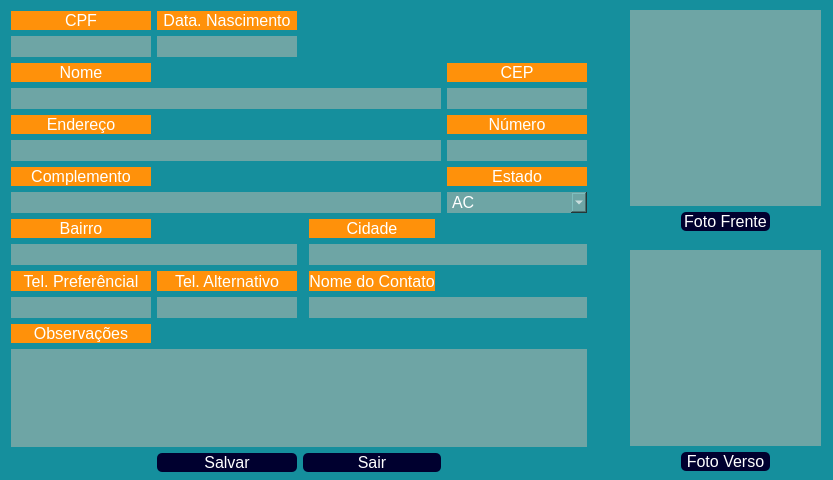
<?xml version="1.0" encoding="UTF-8"?>
<ui version="4.0">
 <class>FrmCadastraAlteraCliente</class>
 <widget class="QMainWindow" name="FrmCadastraAlteraCliente">
  <property name="windowModality">
   <enum>Qt::ApplicationModal</enum>
  </property>
  <property name="geometry">
   <rect>
    <x>0</x>
    <y>0</y>
    <width>833</width>
    <height>480</height>
   </rect>
  </property>
  <property name="sizePolicy">
   <sizepolicy hsizetype="Ignored" vsizetype="Ignored">
    <horstretch>49</horstretch>
    <verstretch>0</verstretch>
   </sizepolicy>
  </property>
  <property name="minimumSize">
   <size>
    <width>490</width>
    <height>282</height>
   </size>
  </property>
  <property name="sizeIncrement">
   <size>
    <width>490</width>
    <height>282</height>
   </size>
  </property>
  <property name="baseSize">
   <size>
    <width>490</width>
    <height>282</height>
   </size>
  </property>
  <property name="focusPolicy">
   <enum>Qt::StrongFocus</enum>
  </property>
  <property name="windowTitle">
   <string>Cadastra Cliente</string>
  </property>
  <property name="windowIcon">
   <iconset>
    <normaloff>imagens/icon-cachorro-marrom-30.png</normaloff>imagens/icon-cachorro-marrom-30.png</iconset>
  </property>
  <property name="styleSheet">
   <string notr="true">background-color: rgb(21, 143, 157);</string>
  </property>
  <property name="iconSize">
   <size>
    <width>30</width>
    <height>30</height>
   </size>
  </property>
  <widget class="QWidget" name="centralwidget">
   <widget class="QWidget" name="gridLayoutWidget">
    <property name="geometry">
     <rect>
      <x>11</x>
      <y>11</y>
      <width>611</width>
      <height>461</height>
     </rect>
    </property>
    <layout class="QGridLayout" name="gridLayout_2">
     <item row="4" column="0">
      <widget class="QLabel" name="cad_cli_05_ob_end_label">
       <property name="font">
        <font>
         <pointsize>12</pointsize>
        </font>
       </property>
       <property name="layoutDirection">
        <enum>Qt::LeftToRight</enum>
       </property>
       <property name="styleSheet">
        <string notr="true">color: rgb(255, 255, 255);
background-color: rgb(255, 145, 10);
border-radius:0px</string>
       </property>
       <property name="text">
        <string>Endereço</string>
       </property>
       <property name="alignment">
        <set>Qt::AlignCenter</set>
       </property>
      </widget>
     </item>
     <item row="11" column="0">
      <widget class="QLineEdit" name="cad_cli_11_ob_fone_pref">
       <property name="font">
        <font>
         <pointsize>12</pointsize>
        </font>
       </property>
       <property name="styleSheet">
        <string notr="true">color: rgb(255, 255, 255);
background-color:rgb(110, 165, 165);
border-radius:0px</string>
       </property>
       <property name="inputMask">
        <string/>
       </property>
       <property name="maxLength">
        <number>14</number>
       </property>
       <property name="alignment">
        <set>Qt::AlignCenter</set>
       </property>
      </widget>
     </item>
     <item row="10" column="1">
      <widget class="QLabel" name="cad_cli_12_fone_alt_label">
       <property name="font">
        <font>
         <pointsize>12</pointsize>
        </font>
       </property>
       <property name="layoutDirection">
        <enum>Qt::LeftToRight</enum>
       </property>
       <property name="styleSheet">
        <string notr="true">color: rgb(255, 255, 255);
background-color: rgb(255, 145, 10);
border-radius:0px</string>
       </property>
       <property name="text">
        <string>Tel. Alternativo</string>
       </property>
       <property name="alignment">
        <set>Qt::AlignCenter</set>
       </property>
      </widget>
     </item>
     <item row="13" column="0" colspan="6">
      <widget class="QPlainTextEdit" name="cad_cli_14_obs">
       <property name="font">
        <font>
         <pointsize>12</pointsize>
        </font>
       </property>
       <property name="styleSheet">
        <string notr="true">color: rgb(255, 255, 255);
background-color:rgb(110, 165, 165);
border-radius:0px</string>
       </property>
      </widget>
     </item>
     <item row="10" column="6">
      <spacer name="horizontalSpacer_3">
       <property name="orientation">
        <enum>Qt::Horizontal</enum>
       </property>
       <property name="sizeHint" stdset="0">
        <size>
         <width>13</width>
         <height>20</height>
        </size>
       </property>
      </spacer>
     </item>
     <item row="2" column="0">
      <widget class="QLabel" name="cad_cli_03_ob_nome_label">
       <property name="font">
        <font>
         <pointsize>12</pointsize>
        </font>
       </property>
       <property name="layoutDirection">
        <enum>Qt::LeftToRight</enum>
       </property>
       <property name="styleSheet">
        <string notr="true">color: rgb(255, 255, 255);
background-color: rgb(255, 145, 10);
border-radius:0px</string>
       </property>
       <property name="text">
        <string>Nome</string>
       </property>
       <property name="alignment">
        <set>Qt::AlignCenter</set>
       </property>
      </widget>
     </item>
     <item row="6" column="0">
      <widget class="QLabel" name="cad_cli_07_complemento_label">
       <property name="font">
        <font>
         <pointsize>12</pointsize>
        </font>
       </property>
       <property name="layoutDirection">
        <enum>Qt::LeftToRight</enum>
       </property>
       <property name="styleSheet">
        <string notr="true">color: rgb(255, 255, 255);
background-color: rgb(255, 145, 10);
border-radius:0px</string>
       </property>
       <property name="text">
        <string>Complemento</string>
       </property>
       <property name="alignment">
        <set>Qt::AlignCenter</set>
       </property>
      </widget>
     </item>
     <item row="9" column="3" colspan="3">
      <widget class="QLineEdit" name="cad_cli_10_ob_cidade">
       <property name="enabled">
        <bool>true</bool>
       </property>
       <property name="font">
        <font>
         <pointsize>12</pointsize>
        </font>
       </property>
       <property name="styleSheet">
        <string notr="true">color: rgb(255, 255, 255);
background-color:rgb(110, 165, 165);
border-radius:0px</string>
       </property>
       <property name="maxLength">
        <number>40</number>
       </property>
      </widget>
     </item>
     <item row="0" column="0">
      <widget class="QLabel" name="cad_cli_01_ob_doc_label">
       <property name="font">
        <font>
         <pointsize>12</pointsize>
        </font>
       </property>
       <property name="layoutDirection">
        <enum>Qt::LeftToRight</enum>
       </property>
       <property name="styleSheet">
        <string notr="true">color: rgb(255, 255, 255);
background-color: rgb(255, 145, 10);
border-radius:0px</string>
       </property>
       <property name="text">
        <string>CPF</string>
       </property>
       <property name="alignment">
        <set>Qt::AlignCenter</set>
       </property>
      </widget>
     </item>
     <item row="8" column="3">
      <widget class="QLabel" name="cad_cli_10_ob_cidade_label">
       <property name="font">
        <font>
         <pointsize>12</pointsize>
        </font>
       </property>
       <property name="layoutDirection">
        <enum>Qt::LeftToRight</enum>
       </property>
       <property name="styleSheet">
        <string notr="true">color: rgb(255, 255, 255);
background-color: rgb(255, 145, 10);
border-radius:0px</string>
       </property>
       <property name="text">
        <string>Cidade</string>
       </property>
       <property name="alignment">
        <set>Qt::AlignCenter</set>
       </property>
      </widget>
     </item>
     <item row="8" column="0">
      <widget class="QLabel" name="cad_cli_09_ob_bairro_label">
       <property name="font">
        <font>
         <pointsize>12</pointsize>
        </font>
       </property>
       <property name="layoutDirection">
        <enum>Qt::LeftToRight</enum>
       </property>
       <property name="styleSheet">
        <string notr="true">color: rgb(255, 255, 255);
background-color: rgb(255, 145, 10);
border-radius:0px</string>
       </property>
       <property name="text">
        <string>Bairro</string>
       </property>
       <property name="alignment">
        <set>Qt::AlignCenter</set>
       </property>
      </widget>
     </item>
     <item row="1" column="1">
      <widget class="QLineEdit" name="cad_cli_02_ob_nasc">
       <property name="font">
        <font>
         <pointsize>12</pointsize>
        </font>
       </property>
       <property name="styleSheet">
        <string notr="true">color: rgb(255, 255, 255);
background-color:rgb(110, 165, 165);
border-radius:0px</string>
       </property>
       <property name="inputMask">
        <string notr="true"/>
       </property>
       <property name="text">
        <string/>
       </property>
       <property name="maxLength">
        <number>10</number>
       </property>
       <property name="alignment">
        <set>Qt::AlignCenter</set>
       </property>
      </widget>
     </item>
     <item row="4" column="5">
      <widget class="QLabel" name="cad_cli_06_ob_num_label">
       <property name="font">
        <font>
         <pointsize>12</pointsize>
        </font>
       </property>
       <property name="layoutDirection">
        <enum>Qt::LeftToRight</enum>
       </property>
       <property name="styleSheet">
        <string notr="true">color: rgb(255, 255, 255);
background-color: rgb(255, 145, 10);
border-radius:0px</string>
       </property>
       <property name="text">
        <string>Número</string>
       </property>
       <property name="alignment">
        <set>Qt::AlignCenter</set>
       </property>
      </widget>
     </item>
     <item row="2" column="5">
      <widget class="QLabel" name="cad_cli_04_ob_cep_label">
       <property name="font">
        <font>
         <pointsize>12</pointsize>
        </font>
       </property>
       <property name="layoutDirection">
        <enum>Qt::LeftToRight</enum>
       </property>
       <property name="styleSheet">
        <string notr="true">color: rgb(255, 255, 255);
background-color: rgb(255, 145, 10);
border-radius:0px</string>
       </property>
       <property name="text">
        <string>CEP</string>
       </property>
       <property name="alignment">
        <set>Qt::AlignCenter</set>
       </property>
      </widget>
     </item>
     <item row="0" column="1">
      <widget class="QLabel" name="cad_cli_02_ob_nasc_label">
       <property name="font">
        <font>
         <pointsize>12</pointsize>
        </font>
       </property>
       <property name="styleSheet">
        <string notr="true">color: rgb(255, 255, 255);
background-color: rgb(255, 145, 10);
border-radius:0px</string>
       </property>
       <property name="text">
        <string>Data. Nascimento</string>
       </property>
       <property name="alignment">
        <set>Qt::AlignCenter</set>
       </property>
      </widget>
     </item>
     <item row="7" column="5">
      <widget class="QComboBox" name="cad_cli_08_UF">
       <property name="font">
        <font>
         <pointsize>12</pointsize>
        </font>
       </property>
       <property name="styleSheet">
        <string notr="true">color: rgb(255, 255, 255);
background-color:rgb(110, 165, 165);
border-radius:0px</string>
       </property>
       <item>
        <property name="text">
         <string>AC</string>
        </property>
       </item>
       <item>
        <property name="text">
         <string>AL</string>
        </property>
       </item>
       <item>
        <property name="text">
         <string>AP</string>
        </property>
       </item>
       <item>
        <property name="text">
         <string>AM</string>
        </property>
       </item>
       <item>
        <property name="text">
         <string>BA</string>
        </property>
       </item>
       <item>
        <property name="text">
         <string>CE</string>
        </property>
       </item>
       <item>
        <property name="text">
         <string>DF</string>
        </property>
       </item>
       <item>
        <property name="text">
         <string>ES</string>
        </property>
       </item>
       <item>
        <property name="text">
         <string>GO</string>
        </property>
       </item>
       <item>
        <property name="text">
         <string>MA</string>
        </property>
       </item>
       <item>
        <property name="text">
         <string>MT</string>
        </property>
       </item>
       <item>
        <property name="text">
         <string>MS</string>
        </property>
       </item>
       <item>
        <property name="text">
         <string>MG</string>
        </property>
       </item>
       <item>
        <property name="text">
         <string>PA</string>
        </property>
       </item>
       <item>
        <property name="text">
         <string>PB</string>
        </property>
       </item>
       <item>
        <property name="text">
         <string>PR</string>
        </property>
       </item>
       <item>
        <property name="text">
         <string>PE</string>
        </property>
       </item>
       <item>
        <property name="text">
         <string>PI</string>
        </property>
       </item>
       <item>
        <property name="text">
         <string>RJ</string>
        </property>
       </item>
       <item>
        <property name="text">
         <string>RN</string>
        </property>
       </item>
       <item>
        <property name="text">
         <string>RS</string>
        </property>
       </item>
       <item>
        <property name="text">
         <string>RO</string>
        </property>
       </item>
       <item>
        <property name="text">
         <string>RR</string>
        </property>
       </item>
       <item>
        <property name="text">
         <string>SC</string>
        </property>
       </item>
       <item>
        <property name="text">
         <string>SP</string>
        </property>
       </item>
       <item>
        <property name="text">
         <string>SE</string>
        </property>
       </item>
       <item>
        <property name="text">
         <string>TO</string>
        </property>
       </item>
      </widget>
     </item>
     <item row="1" column="0">
      <widget class="QLineEdit" name="cad_cli_01_ob_doc">
       <property name="font">
        <font>
         <pointsize>12</pointsize>
        </font>
       </property>
       <property name="focusPolicy">
        <enum>Qt::WheelFocus</enum>
       </property>
       <property name="styleSheet">
        <string notr="true">color: rgb(255, 255, 255);
background-color:rgb(110, 165, 165);
border-radius:0px</string>
       </property>
       <property name="inputMask">
        <string notr="true"/>
       </property>
       <property name="maxLength">
        <number>14</number>
       </property>
       <property name="echoMode">
        <enum>QLineEdit::Normal</enum>
       </property>
       <property name="alignment">
        <set>Qt::AlignCenter</set>
       </property>
       <property name="cursorMoveStyle">
        <enum>Qt::LogicalMoveStyle</enum>
       </property>
      </widget>
     </item>
     <item row="6" column="5">
      <widget class="QLabel" name="cad_cli_08_UF_label">
       <property name="font">
        <font>
         <pointsize>12</pointsize>
        </font>
       </property>
       <property name="layoutDirection">
        <enum>Qt::LeftToRight</enum>
       </property>
       <property name="styleSheet">
        <string notr="true">color: rgb(255, 255, 255);
background-color: rgb(255, 145, 10);
border-radius:0px</string>
       </property>
       <property name="text">
        <string>Estado</string>
       </property>
       <property name="alignment">
        <set>Qt::AlignCenter</set>
       </property>
      </widget>
     </item>
     <item row="3" column="0" colspan="5">
      <widget class="QLineEdit" name="cad_cli_03_ob_nome">
       <property name="font">
        <font>
         <pointsize>12</pointsize>
        </font>
       </property>
       <property name="styleSheet">
        <string notr="true">color: rgb(255, 255, 255);
background-color:rgb(110, 165, 165);
border-radius:0px</string>
       </property>
       <property name="maxLength">
        <number>62</number>
       </property>
       <property name="alignment">
        <set>Qt::AlignLeading|Qt::AlignLeft|Qt::AlignVCenter</set>
       </property>
      </widget>
     </item>
     <item row="5" column="0" colspan="5">
      <widget class="QLineEdit" name="cad_cli_05_ob_end">
       <property name="font">
        <font>
         <pointsize>12</pointsize>
        </font>
       </property>
       <property name="styleSheet">
        <string notr="true">color: rgb(255, 255, 255);
background-color:rgb(110, 165, 165);
border-radius:0px</string>
       </property>
       <property name="maxLength">
        <number>62</number>
       </property>
      </widget>
     </item>
     <item row="14" column="2" colspan="3">
      <widget class="QPushButton" name="btn_cli_sair">
       <property name="font">
        <font>
         <pointsize>12</pointsize>
        </font>
       </property>
       <property name="cursor">
        <cursorShape>PointingHandCursor</cursorShape>
       </property>
       <property name="styleSheet">
        <string notr="true">QPushButton{
color:rgb(255,255, 255);
background-color: rgb(0, 0, 47);
border-radius:5px}

QPushButton:hover{
color: rgb(0, 0, 47);
background-color: rgb(192, 206, 255);
border-radius:5px}

QPushButton:pressed {
    background-color: qradialgradient(cx: 0.5, cy: 0.5, radius: 1, fx: 0.5, fy: 0.5,
        stop: 0 rgb(255, 255, 255));
    border-color: rgb(0, 0, 47);
}

</string>
       </property>
       <property name="text">
        <string>Sair</string>
       </property>
       <property name="icon">
        <iconset>
         <normaloff>../../imagens/icons-sinal-saída.png</normaloff>../../imagens/icons-sinal-saída.png</iconset>
       </property>
      </widget>
     </item>
     <item row="14" column="1">
      <widget class="QPushButton" name="btn_cli_cadastrar">
       <property name="font">
        <font>
         <pointsize>12</pointsize>
        </font>
       </property>
       <property name="cursor">
        <cursorShape>PointingHandCursor</cursorShape>
       </property>
       <property name="styleSheet">
        <string notr="true">QPushButton{
color:rgb(255,255, 255);
background-color: rgb(0, 0, 47);
border-radius:5px}

QPushButton:hover{
color: rgb(0, 0, 47);
background-color: rgb(192, 206, 255);
border-radius:5px}

QPushButton:pressed {
    background-color: qradialgradient(cx: 0.5, cy: 0.5, radius: 1, fx: 0.5, fy: 0.5,
        stop: 0 rgb(255, 255, 255));
    border-color: rgb(0, 0, 47);
}

</string>
       </property>
       <property name="text">
        <string>Salvar</string>
       </property>
       <property name="icon">
        <iconset>
         <normaloff>../../imagens/icon-add.png</normaloff>../../imagens/icon-add.png</iconset>
       </property>
      </widget>
     </item>
     <item row="9" column="0" colspan="2">
      <widget class="QLineEdit" name="cad_cli_09_ob_bairro">
       <property name="font">
        <font>
         <pointsize>12</pointsize>
        </font>
       </property>
       <property name="styleSheet">
        <string notr="true">color: rgb(255, 255, 255);
background-color:rgb(110, 165, 165);
border-radius:0px</string>
       </property>
       <property name="maxLength">
        <number>40</number>
       </property>
      </widget>
     </item>
     <item row="10" column="0">
      <widget class="QLabel" name="cad_cli_11_ob_fone_pref_label">
       <property name="font">
        <font>
         <pointsize>12</pointsize>
        </font>
       </property>
       <property name="layoutDirection">
        <enum>Qt::LeftToRight</enum>
       </property>
       <property name="styleSheet">
        <string notr="true">color: rgb(255, 255, 255);
background-color: rgb(255, 145, 10);
border-radius:0px</string>
       </property>
       <property name="text">
        <string>Tel. Preferêncial</string>
       </property>
       <property name="alignment">
        <set>Qt::AlignCenter</set>
       </property>
      </widget>
     </item>
     <item row="12" column="0">
      <widget class="QLabel" name="cad_cli_14_obs_label">
       <property name="font">
        <font>
         <pointsize>12</pointsize>
        </font>
       </property>
       <property name="layoutDirection">
        <enum>Qt::LeftToRight</enum>
       </property>
       <property name="styleSheet">
        <string notr="true">color: rgb(255, 255, 255);
background-color: rgb(255, 145, 10);
border-radius:0px</string>
       </property>
       <property name="text">
        <string>Observações</string>
       </property>
       <property name="alignment">
        <set>Qt::AlignCenter</set>
       </property>
      </widget>
     </item>
     <item row="11" column="3" colspan="3">
      <widget class="QLineEdit" name="cad_cli_13_contato">
       <property name="enabled">
        <bool>true</bool>
       </property>
       <property name="font">
        <font>
         <pointsize>12</pointsize>
        </font>
       </property>
       <property name="styleSheet">
        <string notr="true">color: rgb(255, 255, 255);
background-color:rgb(110, 165, 165);
border-radius:0px</string>
       </property>
       <property name="maxLength">
        <number>60</number>
       </property>
      </widget>
     </item>
     <item row="11" column="1">
      <widget class="QLineEdit" name="cad_cli_12_fone_alt">
       <property name="font">
        <font>
         <pointsize>12</pointsize>
        </font>
       </property>
       <property name="styleSheet">
        <string notr="true">color: rgb(255, 255, 255);
background-color:rgb(110, 165, 165);
border-radius:0px</string>
       </property>
       <property name="inputMask">
        <string/>
       </property>
       <property name="maxLength">
        <number>14</number>
       </property>
       <property name="cursorPosition">
        <number>0</number>
       </property>
       <property name="alignment">
        <set>Qt::AlignCenter</set>
       </property>
      </widget>
     </item>
     <item row="10" column="3">
      <widget class="QLabel" name="cad_cli_13_contato_label">
       <property name="font">
        <font>
         <pointsize>12</pointsize>
        </font>
       </property>
       <property name="layoutDirection">
        <enum>Qt::LeftToRight</enum>
       </property>
       <property name="styleSheet">
        <string notr="true">color: rgb(255, 255, 255);
background-color: rgb(255, 145, 10);
border-radius:0px</string>
       </property>
       <property name="text">
        <string>Nome do Contato</string>
       </property>
       <property name="alignment">
        <set>Qt::AlignCenter</set>
       </property>
      </widget>
     </item>
     <item row="7" column="0" colspan="5">
      <widget class="QLineEdit" name="cad_cli_07_complemento">
       <property name="font">
        <font>
         <pointsize>12</pointsize>
        </font>
       </property>
       <property name="styleSheet">
        <string notr="true">color: rgb(255, 255, 255);
background-color:rgb(110, 165, 165);
border-radius:0px</string>
       </property>
       <property name="maxLength">
        <number>62</number>
       </property>
      </widget>
     </item>
     <item row="5" column="5">
      <widget class="QLineEdit" name="cad_cli_06_ob_num">
       <property name="font">
        <font>
         <pointsize>12</pointsize>
        </font>
       </property>
       <property name="styleSheet">
        <string notr="true">color: rgb(255, 255, 255);
background-color:rgb(110, 165, 165);
border-radius:0px</string>
       </property>
       <property name="inputMask">
        <string/>
       </property>
       <property name="maxLength">
        <number>5</number>
       </property>
       <property name="alignment">
        <set>Qt::AlignCenter</set>
       </property>
      </widget>
     </item>
     <item row="3" column="5">
      <widget class="QLineEdit" name="cad_cli_04_ob_cep">
       <property name="font">
        <font>
         <pointsize>12</pointsize>
        </font>
       </property>
       <property name="styleSheet">
        <string notr="true">color: rgb(255, 255, 255);
background-color:rgb(110, 165, 165);
border-radius:0px</string>
       </property>
       <property name="inputMask">
        <string/>
       </property>
       <property name="maxLength">
        <number>9</number>
       </property>
       <property name="alignment">
        <set>Qt::AlignCenter</set>
       </property>
      </widget>
     </item>
    </layout>
   </widget>
   <widget class="QWidget" name="gridLayoutWidget_2">
    <property name="geometry">
     <rect>
      <x>630</x>
      <y>10</y>
      <width>191</width>
      <height>221</height>
     </rect>
    </property>
    <layout class="QGridLayout" name="gridLayout_3">
     <item row="1" column="1" colspan="2">
      <widget class="QPushButton" name="btn_abre_formcapturaimagem_frente">
       <property name="font">
        <font>
         <pointsize>12</pointsize>
        </font>
       </property>
       <property name="cursor">
        <cursorShape>PointingHandCursor</cursorShape>
       </property>
       <property name="styleSheet">
        <string notr="true">QPushButton{
color:rgb(255,255, 255);
background-color: rgb(0, 0, 47);
border-radius:5px}

QPushButton:hover{
color: rgb(0, 0, 47);
background-color: rgb(192, 206, 255);
border-radius:5px}

QPushButton:pressed {
    background-color: qradialgradient(cx: 0.5, cy: 0.5, radius: 1, fx: 0.5, fy: 0.5,
        stop: 0 rgb(255, 255, 255));
    border-color: rgb(0, 0, 47);
}

</string>
       </property>
       <property name="text">
        <string>Foto Frente</string>
       </property>
       <property name="icon">
        <iconset>
         <normaloff>../../imagens/icons8-câmera-24.png</normaloff>../../imagens/icons8-câmera-24.png</iconset>
       </property>
      </widget>
     </item>
     <item row="0" column="0" colspan="4">
      <widget class="QLabel" name="imagemcamera_frontal_label">
       <property name="minimumSize">
        <size>
         <width>0</width>
         <height>0</height>
        </size>
       </property>
       <property name="maximumSize">
        <size>
         <width>500</width>
         <height>500</height>
        </size>
       </property>
       <property name="styleSheet">
        <string notr="true">color: rgb(255, 255, 255);
background-color:rgb(110, 165, 165);
border-radius:0px</string>
       </property>
       <property name="text">
        <string/>
       </property>
      </widget>
     </item>
    </layout>
   </widget>
   <widget class="QWidget" name="gridLayoutWidget_3">
    <property name="geometry">
     <rect>
      <x>630</x>
      <y>250</y>
      <width>191</width>
      <height>221</height>
     </rect>
    </property>
    <layout class="QGridLayout" name="gridLayout_4">
     <item row="1" column="1" colspan="2">
      <widget class="QPushButton" name="btn_abre_formcapturaimagem_tras">
       <property name="font">
        <font>
         <pointsize>12</pointsize>
        </font>
       </property>
       <property name="cursor">
        <cursorShape>PointingHandCursor</cursorShape>
       </property>
       <property name="styleSheet">
        <string notr="true">QPushButton{
color:rgb(255,255, 255);
background-color: rgb(0, 0, 47);
border-radius:5px}

QPushButton:hover{
color: rgb(0, 0, 47);
background-color: rgb(192, 206, 255);
border-radius:5px}

QPushButton:pressed {
    background-color: qradialgradient(cx: 0.5, cy: 0.5, radius: 1, fx: 0.5, fy: 0.5,
        stop: 0 rgb(255, 255, 255));
    border-color: rgb(0, 0, 47);
}

</string>
       </property>
       <property name="text">
        <string>Foto Verso</string>
       </property>
       <property name="icon">
        <iconset>
         <normaloff>../../imagens/icons8-câmera-24.png</normaloff>../../imagens/icons8-câmera-24.png</iconset>
       </property>
      </widget>
     </item>
     <item row="0" column="0" colspan="4">
      <widget class="QLabel" name="imagemcamera_tras_label">
       <property name="minimumSize">
        <size>
         <width>0</width>
         <height>0</height>
        </size>
       </property>
       <property name="maximumSize">
        <size>
         <width>500</width>
         <height>500</height>
        </size>
       </property>
       <property name="styleSheet">
        <string notr="true">color: rgb(255, 255, 255);
background-color:rgb(110, 165, 165);
border-radius:0px</string>
       </property>
       <property name="text">
        <string/>
       </property>
      </widget>
     </item>
    </layout>
   </widget>
  </widget>
 </widget>
 <tabstops>
  <tabstop>cad_cli_01_ob_doc</tabstop>
  <tabstop>cad_cli_02_ob_nasc</tabstop>
  <tabstop>cad_cli_03_ob_nome</tabstop>
  <tabstop>cad_cli_04_ob_cep</tabstop>
  <tabstop>cad_cli_05_ob_end</tabstop>
  <tabstop>cad_cli_06_ob_num</tabstop>
  <tabstop>cad_cli_07_complemento</tabstop>
  <tabstop>cad_cli_08_UF</tabstop>
  <tabstop>cad_cli_09_ob_bairro</tabstop>
  <tabstop>cad_cli_10_ob_cidade</tabstop>
  <tabstop>cad_cli_11_ob_fone_pref</tabstop>
  <tabstop>cad_cli_12_fone_alt</tabstop>
  <tabstop>cad_cli_13_contato</tabstop>
  <tabstop>cad_cli_14_obs</tabstop>
  <tabstop>btn_cli_cadastrar</tabstop>
  <tabstop>btn_cli_sair</tabstop>
  <tabstop>btn_abre_formcapturaimagem_frente</tabstop>
 </tabstops>
 <resources/>
 <connections/>
</ui>
